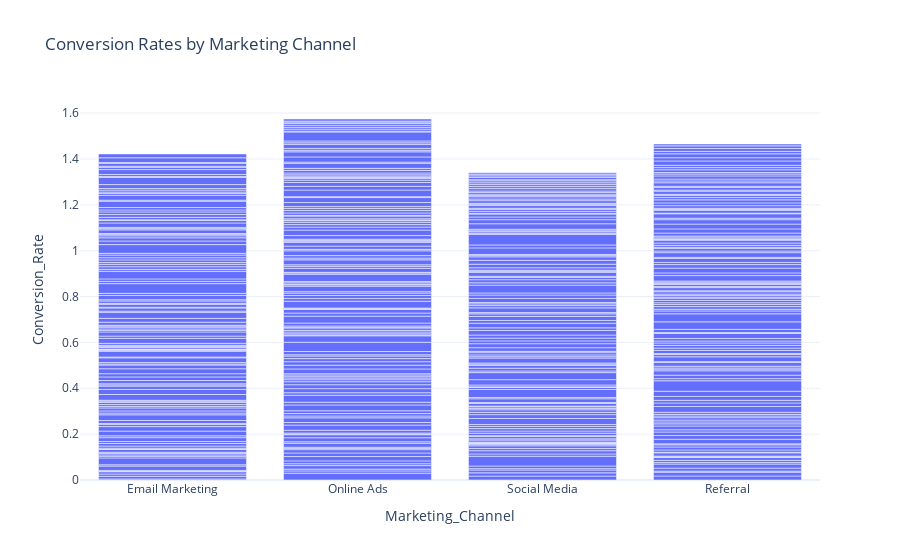

Write notebook code for a chart like this one.
### Code cell
df['Conversion_Rate'] = df['New_Customers']/df['Marketing_Spend']

fig = px.bar(df, x='Marketing_Channel', 
             y='Conversion_Rate', 
             title='Conversion Rates by Marketing Channel')
fig.show()

### Figure 1 — Plotly figure (JSON) as saved in the notebook; plotly's stock layout.template omitted (floating-point values rounded to 4 significant figures; data arrays with more than 128 entries replaced by an {"elided": "..."} marker saying what was removed)
{"data": [{"alignmentgroup": "True", "hovertemplate": "Marketing_Channel=%{x}<br>Conversion_Rate=%{y}<extra></extra>", "legendgroup": "", "marker": {"color": "#636efa", "pattern": {"shape": ""}}, "name": "", "offsetgroup": "", "orientation": "v", "showlegend": false, "textposition": "auto", "type": "bar", "x": {"elided": "500 str values"}, "xaxis": "x", "y": {"elided": "500 float values"}, "yaxis": "y"}], "layout": {"barmode": "relative", "legend": {"tracegroupgap": 0}, "title": {"text": "Conversion Rates by Marketing Channel"}, "xaxis": {"anchor": "y", "domain": [0, 1], "title": {"text": "Marketing_Channel"}}, "yaxis": {"anchor": "x", "domain": [0, 1], "title": {"text": "Conversion_Rate"}}}}
